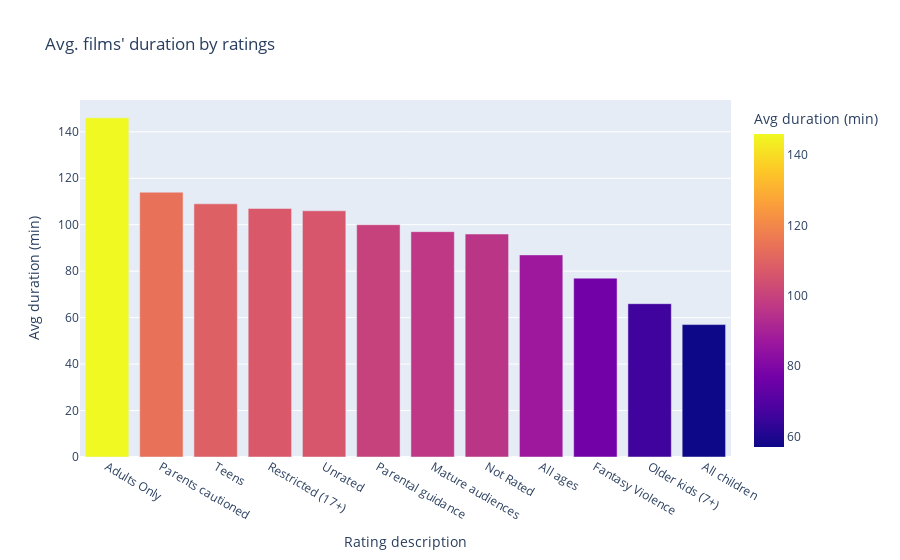

This figure's notebook cell:
### Markdown cell above
<span style="color:#7635A2">

## Visualization analysis
</span>

>⏱️The average length of movies by age rating reveals an interesting trend in which movies with adult ratings `"Adults Only," "Parents Caution," "Teen," and "Restricted (17+)"` have a **longer average runtime than** movies with children's ratings `"All the Kids" and "Older Kids (+7)"`.

> **🍿This difference in duration could be attributed to several factors:**
>* `Adult rated` films can address more complex themes and narratives that require more time to develop in depth, while `kids-rated` movies may be designed to hold the attention of younger viewers for a shorter period of time.

[Return to: Table of contents](#table_content)

### Code cell
fig3

### Figure 1 — Plotly figure (JSON) as saved in the notebook; plotly's stock layout.template omitted (floating-point values rounded to 4 significant figures)
{"data": [{"alignmentgroup": "True", "hovertemplate": "Rating description=%{x}<br>Avg duration (min)=%{marker.color}<extra></extra>", "legendgroup": "", "marker": {"color": [146, 114, 109, 107, 106, 100, 97, 96, 87, 77, 66, 57], "coloraxis": "coloraxis", "pattern": {"shape": ""}}, "name": "", "offsetgroup": "", "orientation": "v", "showlegend": false, "textposition": "auto", "type": "bar", "x": ["Adults Only", "Parents cautioned", "Teens", "Restricted (17+)", "Unrated", "Parental guidance", "Mature audiences", "Not Rated", "All ages", "Fantasy Violence", "Older kids (7+)", "All children"], "xaxis": "x", "y": [146, 114, 109, 107, 106, 100, 97, 96, 87, 77, 66, 57], "yaxis": "y"}], "layout": {"autosize": true, "barmode": "relative", "coloraxis": {"colorbar": {"title": {"text": "Avg duration (min)"}}, "colorscale": [[0, "#0d0887"], [0.1111, "#46039f"], [0.2222, "#7201a8"], [0.3333, "#9c179e"], [0.4444, "#bd3786"], [0.5556, "#d8576b"], [0.6667, "#ed7953"], [0.7778, "#fb9f3a"], [0.8889, "#fdca26"], [1, "#f0f921"]]}, "legend": {"tracegroupgap": 0}, "title": {"text": "Avg. films' duration by ratings"}, "xaxis": {"anchor": "y", "autorange": true, "domain": [0, 1], "range": [-0.5, 11.5], "title": {"text": "Rating description"}, "type": "category"}, "yaxis": {"anchor": "x", "autorange": true, "domain": [0, 1], "range": [0, 153.7], "title": {"text": "Avg duration (min)"}, "type": "linear"}}}
